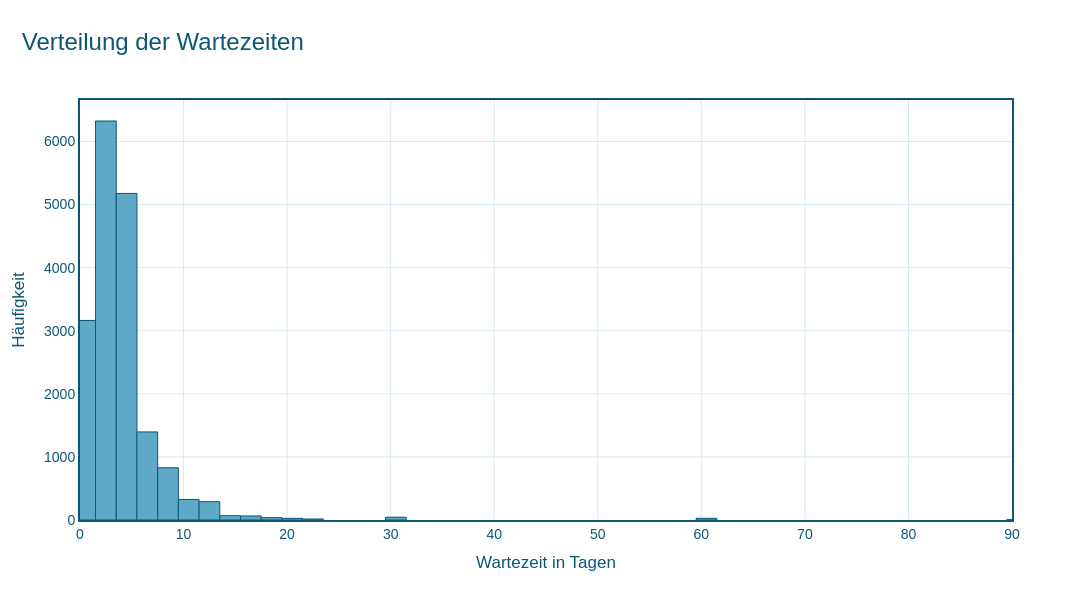

Write notebook code for a chart like this one.
### Code cell
# Histogramm der Wartezeiten
# ==========================================================

# Histogramm erstellen
fig = px.histogram(
    x=days,
    nbins=60,                     # viele schmale Balken
    title="Verteilung der Wartezeiten"
)

# Farbschema
fig.update_traces(
    marker_color="#5DA9C6",
    marker_line_color="#0E5675",
    marker_line_width=1
)

# Layout
fig.update_layout(

    # Größe
    width=1200,
    height=600,

    # Hintergrund
    plot_bgcolor="white",
    paper_bgcolor="white",

    # Schrift
    font=dict(
        family="Arial",
        size=14,
        color="#0E5675"
    ),

    # Titel
    title=dict(
        text="Verteilung der Wartezeiten",
        x=0.02,
        font=dict(
            size=24,
            color="#0E5675"
        )
    ),

    # Achsen
    xaxis=dict(
        title="Wartezeit in Tagen",
        showgrid=True,
        gridcolor="#D8EAF0",
        linecolor="#0E5675"
    ),

    yaxis=dict(
        title="Häufigkeit",
        showgrid=True,
        gridcolor="#D8EAF0",
        linecolor="#0E5675"
    )
)
fig.update_xaxes(
    showline=True,
    linewidth=2,
    linecolor="#0E5675",
    mirror=True
)

fig.update_yaxes(
    showline=True,
    linewidth=2,
    linecolor="#0E5675",
    mirror=True
)
# Fokus auf den relevanten Bereich
fig.update_xaxes(range=[0, 90])

fig.show()

### Figure 1 — Plotly figure (JSON) as saved in the notebook; plotly's stock layout.template omitted (floating-point values rounded to 4 significant figures; data arrays with more than 128 entries replaced by an {"elided": "..."} marker saying what was removed)
{"data": [{"bingroup": "x", "hovertemplate": "x=%{x}<br>count=%{y}<extra></extra>", "legendgroup": "", "marker": {"color": "#5DA9C6", "line": {"color": "#0E5675", "width": 1}, "pattern": {"shape": ""}}, "name": "", "nbinsx": 60, "orientation": "v", "showlegend": false, "type": "histogram", "x": {"elided": "17794 float values"}, "xaxis": "x", "yaxis": "y"}], "layout": {"barmode": "relative", "font": {"color": "#0E5675", "family": "Arial", "size": 14}, "height": 600, "legend": {"tracegroupgap": 0}, "paper_bgcolor": "white", "plot_bgcolor": "white", "title": {"font": {"color": "#0E5675", "size": 24}, "text": "Verteilung der Wartezeiten", "x": 0.02}, "width": 1200, "xaxis": {"anchor": "y", "domain": [0, 1], "gridcolor": "#D8EAF0", "linecolor": "#0E5675", "linewidth": 2, "mirror": true, "range": [0, 90], "showgrid": true, "showline": true, "title": {"text": "Wartezeit in Tagen"}}, "yaxis": {"anchor": "x", "domain": [0, 1], "gridcolor": "#D8EAF0", "linecolor": "#0E5675", "linewidth": 2, "mirror": true, "showgrid": true, "showline": true, "title": {"text": "Häufigkeit"}}}}
